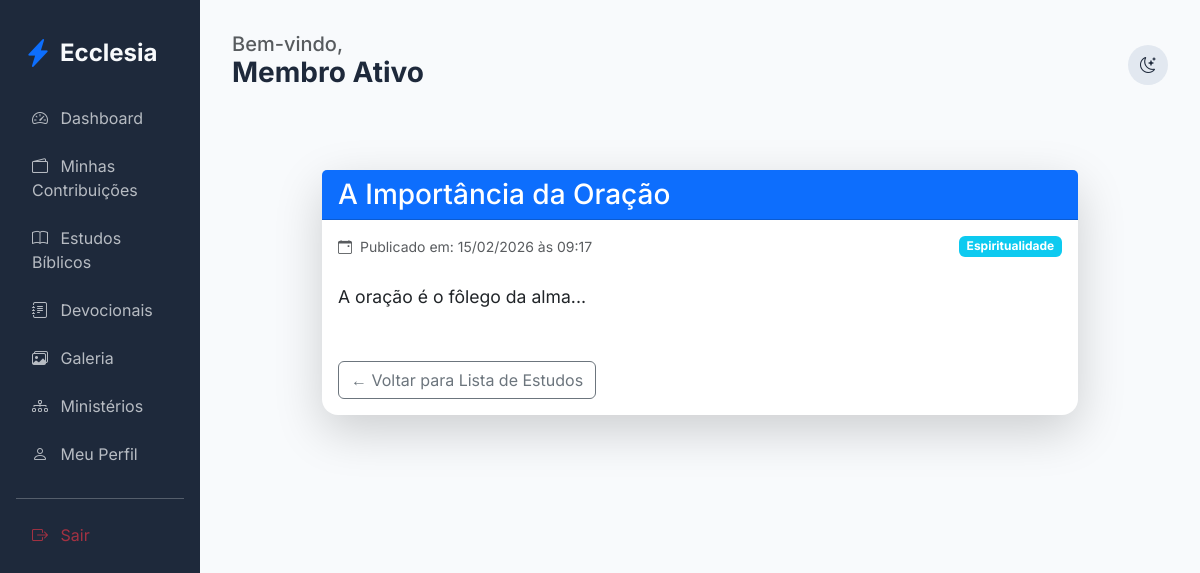
Page /edification/study/1 (signed in) on the earlier database version.
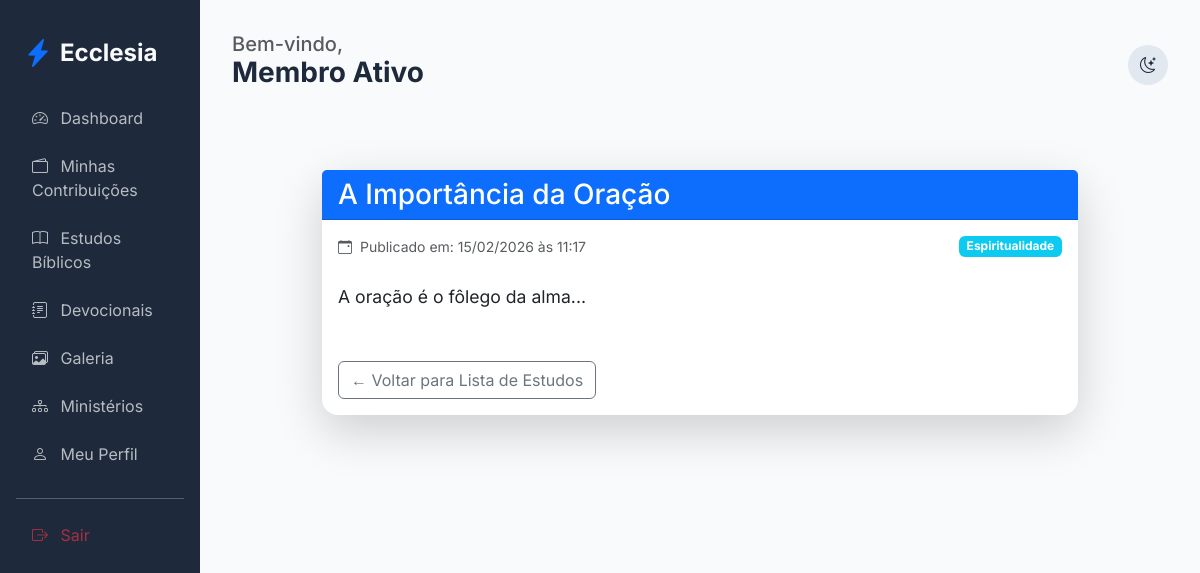
Same page on the later database version.
### app/core/models.py (models this page shows)
class Study(db.Model):
    id = db.Column(db.Integer, primary_key=True)
    title = db.Column(db.String(200), nullable=False)
    content = db.Column(db.Text, nullable=False)
    category = db.Column(db.String(50), default='Geral')
    author_id = db.Column(db.Integer, db.ForeignKey('user.id'))
    created_at = db.Column(db.DateTime, default=datetime.utcnow)
    questions = db.relationship('StudyQuestion', backref='study', lazy=True)

### app/modules/edification/routes.py (the view)
@edification_bp.route('/study/<int:id>')
@login_required
def study_detail(id):
    study = Study.query.get_or_404(id)
    return render_template('edification/study_detail.html', study=study)

### app/templates/edification/study_detail.html (shortened to what this page needs)
{% extends "base.html" %}
{% block content %}
<div class="container py-5">
    <div class="row justify-content-center">
        <div class="col-lg-10">
            <div class="card border-0 shadow-lg">
                <div class="card-header bg-primary text-white">
                    <h3 class="mb-0">{{ study.title }}</h3>
                </div>
                <div class="card-body">
                    <div class="d-flex justify-content-between mb-4">
                        <small class="text-muted">
                            <i class="bi bi-calendar-event me-1"></i>
                            Publicado em: {{ study.created_at.strftime('%d/%m/%Y às %H:%M') }}
                        </small>
                        <span class="badge bg-info">{{ study.category }}</span>
                    </div>
                    <div class="study-content mb-5">
                        {{ study.content | safe }}
                    </div>
                    <div class="mt-5">
                        <a href="{{ url_for('edification.studies') }}" class="btn btn-outline-secondary">
                            ← Voltar para Lista de Estudos
                        </a>
                    </div>
                </div>
            </div>
        </div>
    </div>
</div>
{% endblock %}

Differences in the rows shown:
changed Study "A Importância da Oração": created_at "15/02/2026 às 09:17" → "15/02/2026 às 11:17"
